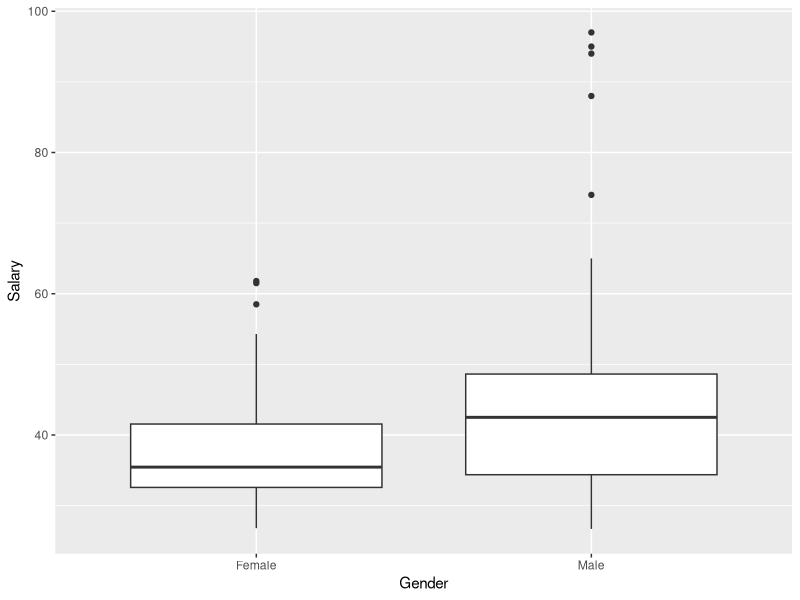
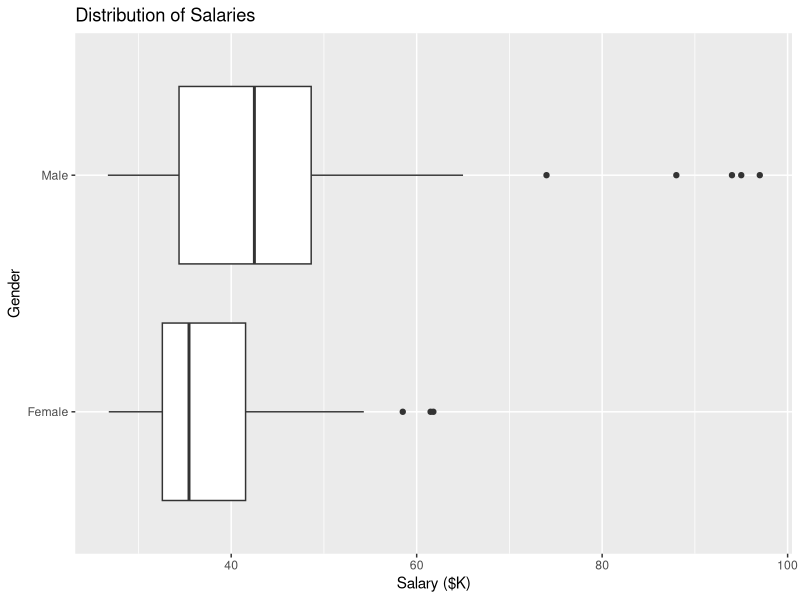
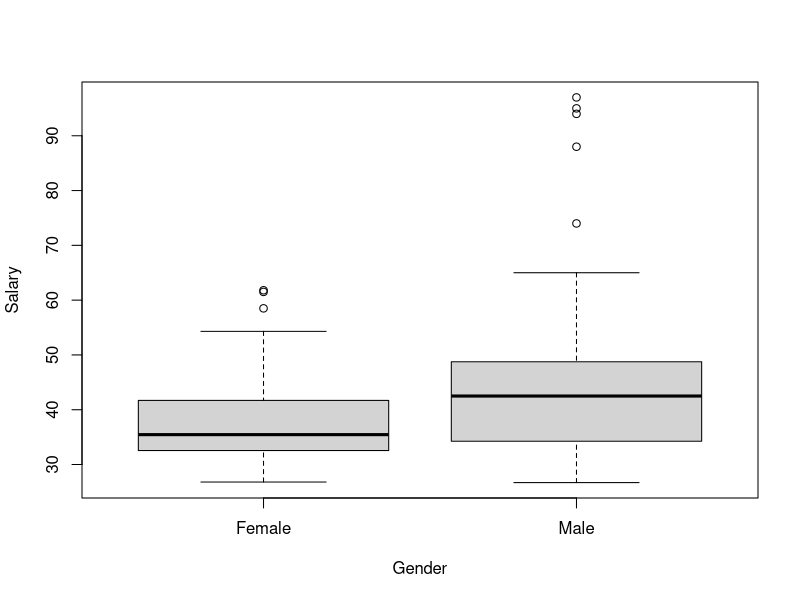
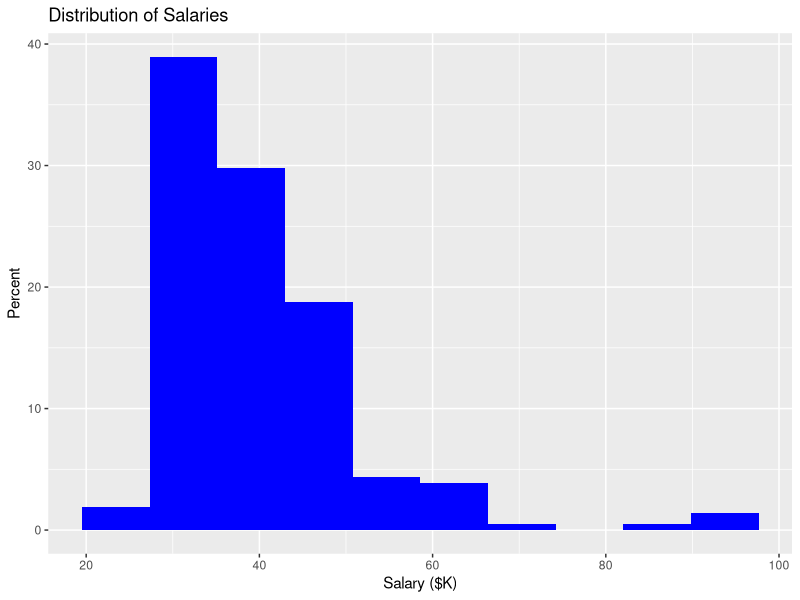
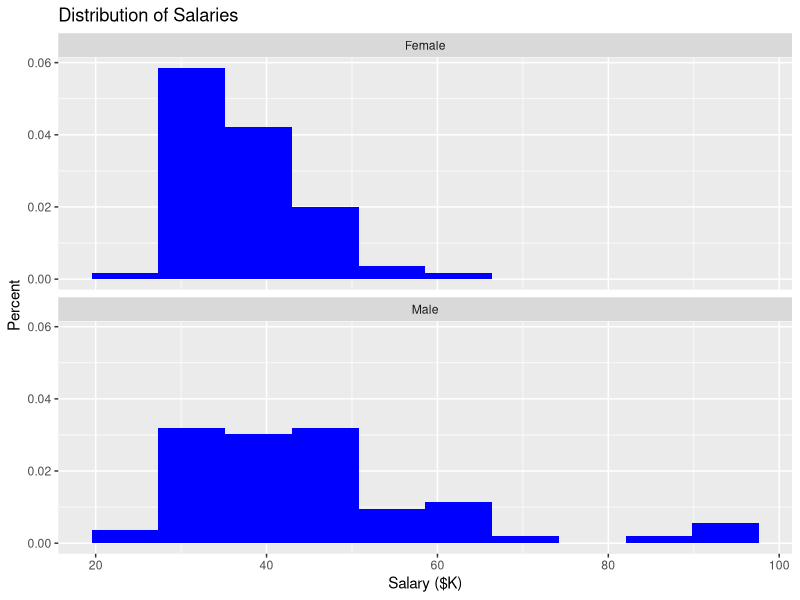
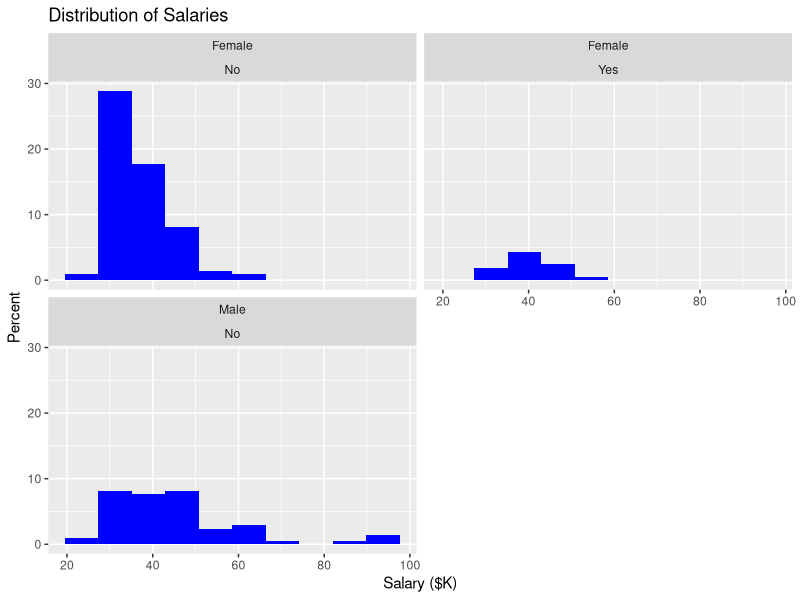

The R script that drew these images, in order:
## ---- chunk 1
library(tidyverse)
Bank <- read_csv("Data/Bank.csv")
## ---- chunk 2
  ggplot(data=Bank) +
    geom_boxplot(mapping=aes(x=Gender, y=Salary))
## ---- chunk 3
  ggplot(data=Bank) +
    geom_boxplot(mapping=aes(x=Gender, y=Salary)) +
    ggtitle("Distribution of Salaries") +
    ylab("Salary ($K)") +
    coord_flip()
## ---- chunk 4
boxplot(Salary ~ Gender, Bank)
## ---- chunk 5
  ggplot(data=Bank) +
    geom_histogram(mapping=aes(x=Salary, y=..count../sum(..count..)* 100), bins=10, fill="blue") +
    ggtitle("Distribution of Salaries") +
    xlab("Salary ($K)") +
    ylab("Percent")
## ---- chunk 6
  ggplot(data=Bank) +
  geom_histogram(mapping=aes(x=Salary, y=..density..), bins=10, fill="blue") +
  ggtitle("Distribution of Salaries") +
  xlab("Salary ($K)") +
  ylab("Percent") +
  facet_wrap( ~ Gender, nrow=2)
## ---- chunk 7
ggplot(data=Bank) +
  geom_histogram(mapping=aes(x=Salary, y=..count../sum(..count..)*100), bins=10, fill="blue") +
  ggtitle("Distribution of Salaries") +
  xlab("Salary ($K)") +
  ylab("Percent") +
  facet_wrap(~ Gender + PCJob, nrow=2)
## ---- chunk 8
  Bank.male <- Bank %>% filter(Gender=="Male")
  Bank.female <- Bank %>% filter(Gender=="Female")
## ---- chunk 9
  Bank.male <- filter(Bank, Gender=="Male")
  Bank.female <- filter(Bank, Gender=="Female")
## ---- chunk 10
  var.test(Bank.female$Salary, Bank.male$Salary)
## ---- chunk 11
  Bank.gender <- Bank %>% spread(key=Gender, value=Salary)
  View(Bank.gender)  ## examine the pivoted result
  var.test(Bank.gender$Female, Bank.gender$Male)
## ---- chunk 12
  var.test(Salary ~ Gender, Bank)
## ---- chunk 13
t.test(Salary ~ Gender, Bank, var.equal=FALSE)

